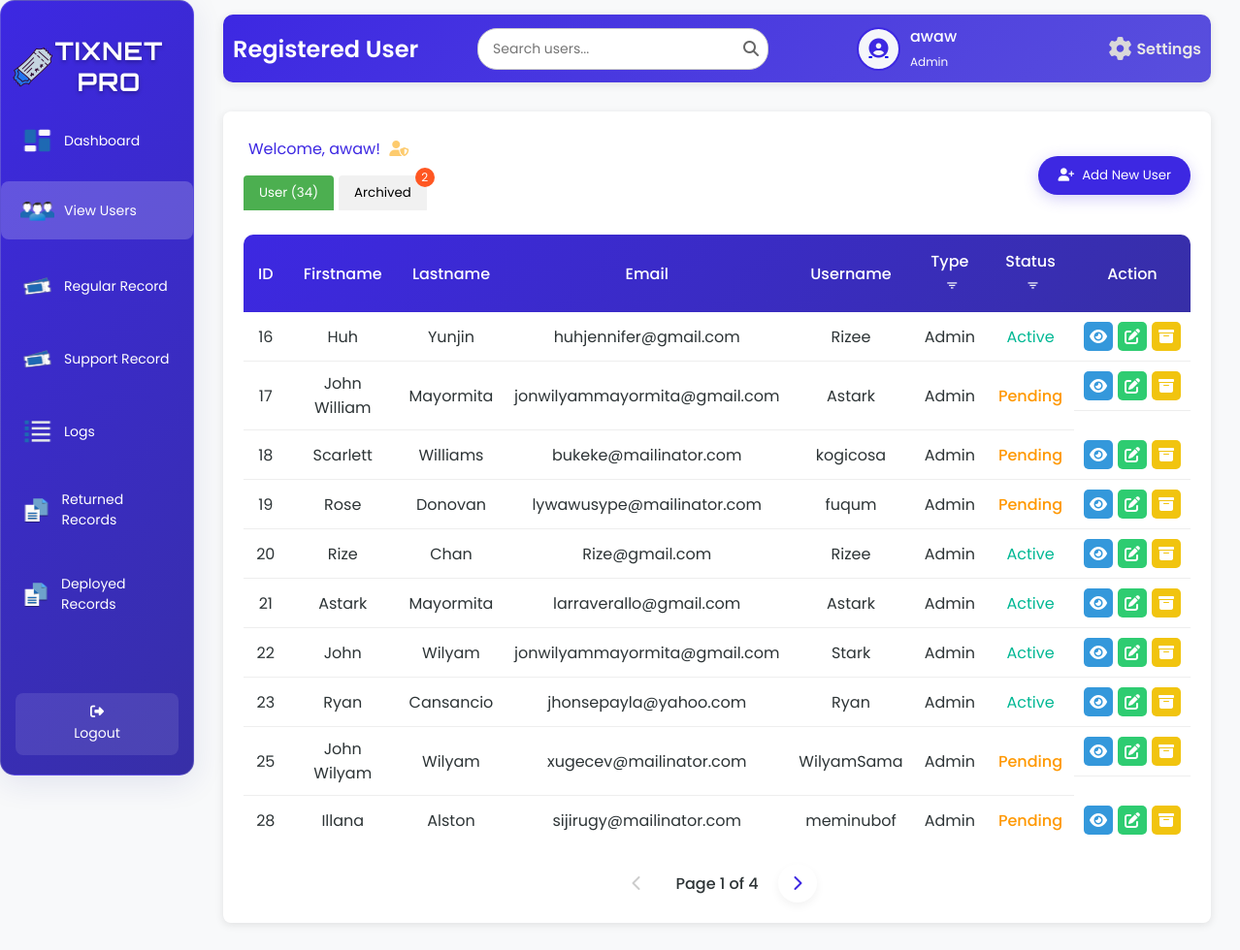
Page /viewU.php (signed in) on the earlier database version.
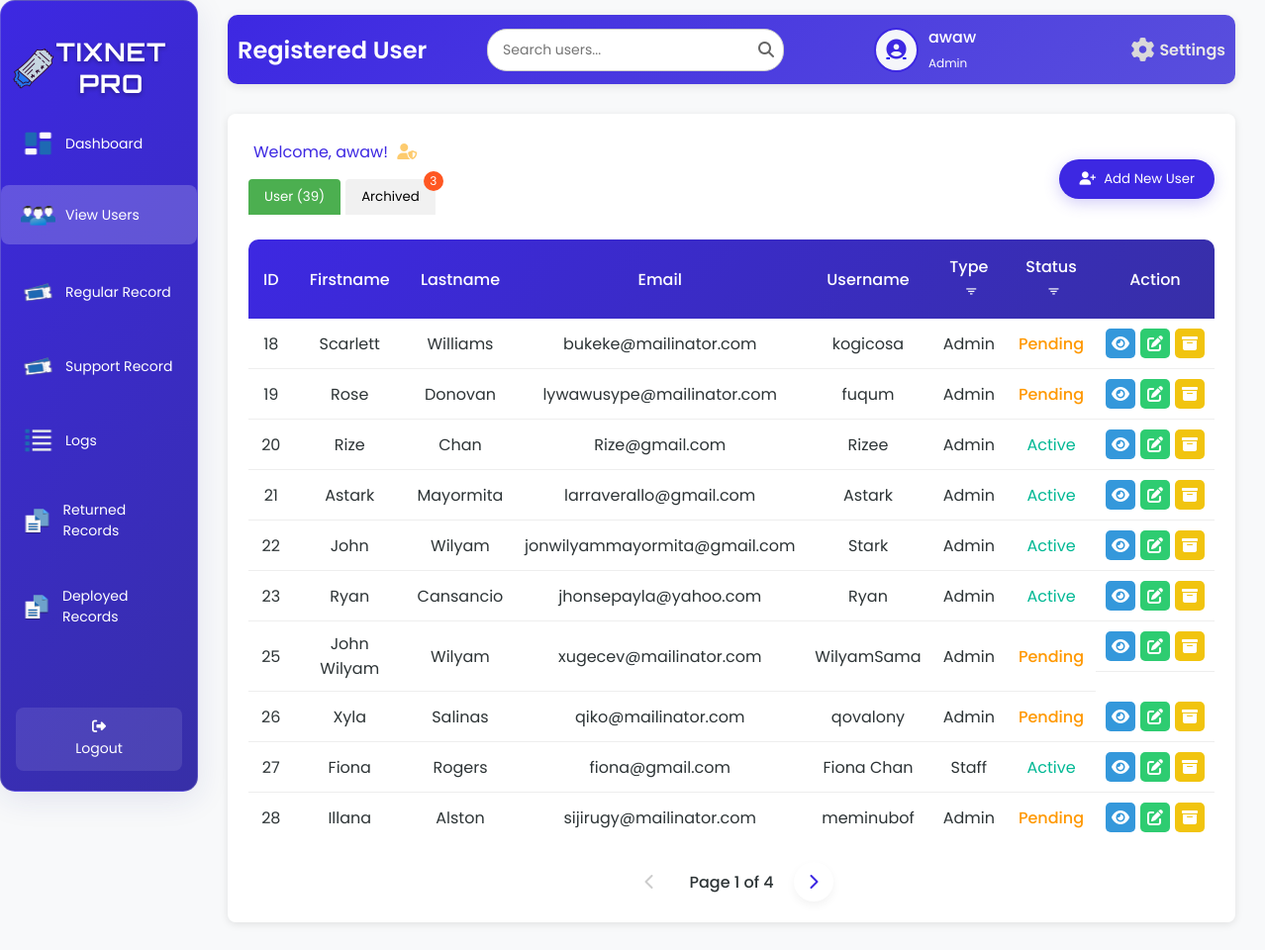
Same page on the later database version.
### tables this page shows
CREATE TABLE `tbl_user` (
  `u_id` int(50) NOT NULL,
  `u_fname` varchar(200) NOT NULL,
  `u_lname` varchar(200) NOT NULL,
  `u_email` varchar(200) NOT NULL,
  `u_username` varchar(200) NOT NULL,
  `u_password` varchar(200) NOT NULL,
  `u_type` varchar(200) NOT NULL,
  `u_status` varchar(200) NOT NULL
);

### viewU.php (the view, shortened to what this page needs)
<?php
include 'db.php';
$username = $_SESSION['username'];
$firstName = '';
$userType = '';
$avatarPath = $_SESSION['avatarPath'];
if ($conn) {
    $sqlUser = "SELECT u_fname, u_lname, u_type FROM tbl_user WHERE u_username = ?";
    $stmt = $conn->prepare($sqlUser);
    if (!$stmt) {
        error_log("Prepare failed for user details: " . $conn->error);
    } else {
        $stmt->bind_param("s", $username);
        $stmt->execute();
        $resultUser = $stmt->get_result();
        if ($resultUser->num_rows > 0) {
            $row = $resultUser->fetch_assoc();
            $firstName = $row['u_fname'];
            $userType = $row['u_type'];
        }
    }
}
$limit = 10;
$page = isset($_GET['page']) ? (int)$_GET['page'] : 1;
$offset = ($page - 1) * $limit;
$countQuery = "SELECT COUNT(*) as total FROM tbl_user WHERE u_status IN ('active', 'pending')";
$countResult = $conn->query($countQuery);
$totalUsers = $countResult->fetch_assoc()['total'];
$totalPages = ceil($totalUsers / $limit);
$sql = "SELECT u_id, u_fname, u_lname, u_email, u_username, u_type, u_status FROM tbl_user WHERE u_status IN ('active', 'pending') LIMIT ?, ?";
$stmt = $conn->prepare($sql);
$stmt->bind_param("ii", $offset, $limit);
$stmt->execute();
$activeAndPendingUsers = $stmt->get_result();
$archivedCountQuery = "SELECT COUNT(*) as total FROM tbl_archive";
$archivedCountResult = $conn->query($archivedCountQuery);
$totalArchived = $archivedCountResult->fetch_assoc()['total'];
?>
<!DOCTYPE html>
<html lang="en">
<head>
    <link rel="stylesheet" href="view.css">
    <link rel="stylesheet" href="https://cdnjs.cloudflare.com/ajax/libs/font-awesome/6.6.0/css/all.min.css" />
    <link href='https://unpkg.com/boxicons@2.1.4/css/boxicons.min.css' rel='stylesheet'>
</head>
<body>
<div class="wrapper">
    <div class="sidebar glass-container">
        <h2><img src="image/logo.png" alt="Tix Net Icon" class="sidebar-icon">TixNet Pro</h2>
        <ul>
            <li><a href="adminD.php"><img src="image/main.png" alt="Dashboard" class="icon" /> <span>Dashboard</span></a></li>
            <li><a href="viewU.php" class="active"><img src="image/users.png" alt="View Users" class="icon" /> <span>View Users</span></a></li>
            <li><a href="regular_close.php"><img src="image/ticket.png" alt="Regular Record" class="icon" /> <span>Regular Record</span></a></li>
            <li><a href="support_close.php"><img src="image/ticket.png" alt="Supports Record" class="icon" /> <span>Support Record</span></a></li>
            <li><a href="logs.php"><img src="image/log.png" alt="Logs" class="icon" /> <span>Logs</span></a></li>
            <li><a href="returnT.php"><img src="image/record.png" alt="Returned Records" class="icon" /> <span>Returned Records</span></a></li>
            <li><a href="deployedT.php"><img src="image/record.png" alt="Deployed Records" class="icon" /> <span>Deployed Records</span></a></li>
        </ul>
        <footer>
            <a href="index.php" class="back-home"><i class="fas fa-sign-out-alt"></i> Logout</a>
        </footer>
    </div>
    <div class="container">
        <div class="upper">
            <h1>Registered User</h1>
            <div class="search-container">
                <input type="text" class="search-bar" id="searchInput" placeholder="Search users..." onkeyup="debouncedSearchUsers()">
                <span class="search-icon"><i class="fas fa-search"></i></span>
            </div>
            <div class="user-profile">
                <div class="user-icon">
                    <a href="image.php">
                        <?php
                        $cleanAvatarPath = preg_replace('/\?\d+$/', '', $avatarPath);
                        if (!empty($avatarPath) && file_exists($cleanAvatarPath)) {
                            echo "<img src='" . htmlspecialchars($avatarPath, ENT_QUOTES, 'UTF-8') . "' alt='User Avatar'>";
                        } else {
                            echo "<i class='fas fa-user-circle'></i>";
                        }
                        ?>
                    </a>
                </div>
                <div class="user-details">
                    <span><?php echo htmlspecialchars($firstName, ENT_QUOTES, 'UTF-8'); ?></span>
                    <small><?php echo htmlspecialchars(ucfirst($userType), ENT_QUOTES, 'UTF-8'); ?></small>
                </div>
                <a href="settings.php" class="settings-link">
                    <i class="fas fa-cog"></i>
                    <span>Settings</span>
                </a>
            </div>
        </div>
        <div class="table-box glass-container">
            <?php if ($userType === 'admin'): ?>
                <div class="username">
                    Welcome, <?php echo htmlspecialchars($firstName); ?>!
                    <i class="fas fa-user-shield admin-icon"></i>
                </div>
            <?php endif; ?>
            <div class="tab-buttons">
                <button class="tab-btn active" onclick="showTab('active')">User (<?php echo $totalUsers; ?>)</button>
                <button class="tab-btn" onclick="showTab('archived')">
                    Archived
                    <?php if ($totalArchived > 0): ?>
                        <span class="tab-badge"><?php echo $totalArchived; ?></span>
                    <?php endif; ?>
                </button>
            </div>
            <div id="active-users-tab" class="active">
                <div>
                    <button class="add-user-btn" onclick="showAddUserModal()"><i class="fas fa-user-plus"></i> Add New User</button>
                </div>
                <table id="active-users-table">
                    <thead>
                        <tr>
                            <th>ID</th>
                            <th>Firstname</th>
                            <th>Lastname</th>
                            <th>Email</th>
                            <th>Username</th>
                            <th>Type <button class="filter-btn" onclick="showTypeFilterModal('active')" title="Filter by Type"><i class='bx bx-filter'></i></button></th>
                            <th>Status <button class="filter-btn" onclick="showStatusFilterModal('active')" title="Filter by Status"><i class='bx bx-filter'></i></button></th>
                            <th>Action</th>
                        </tr>
                    </thead>
                    <tbody id="active-users-tbody">
                        <?php
                        if ($activeAndPendingUsers->num_rows > 0) {
                            while ($row = $activeAndPendingUsers->fetch_assoc()) {
                                echo "<tr>
                                        <td>{$row['u_id']}</td>
                                        <td>" . htmlspecialchars($row['u_fname'], ENT_QUOTES, 'UTF-8') . "</td>
                                        <td>" . htmlspecialchars($row['u_lname'], ENT_QUOTES, 'UTF-8') . "</td>
                                        <td>" . htmlspecialchars($row['u_email'], ENT_QUOTES, 'UTF-8') . "</td>
                                        <td>" . htmlspecialchars($row['u_username'], ENT_QUOTES, 'UTF-8') . "</td>
                                        <td>" . ucfirst(strtolower($row['u_type'])) . "</td>
                                        <td class='status-" . strtolower($row['u_status']) . "'>" . ucfirst(strtolower($row['u_status'])) . "</td>
                                        <td class='action-buttons'>
                                            <a class='view-btn' onclick=\"showViewModal('{$row['u_id']}', '" . htmlspecialchars($row['u_fname'], ENT_QUOTES, 'UTF-8') . "', '" . htmlspecialchars($row['u_lname'], ENT_QUOTES, 'UTF-8') . "', '" . htmlspecialchars($row['u_email'], ENT_QUOTES, 'UTF-8') . "', '" . htmlspecialchars($row['u_username'], ENT_QUOTES, 'UTF-8') . "', '" . htmlspecialchars($row['u_type'], ENT_QUOTES, 'UTF-8') . "', '" . htmlspecialchars($row['u_status'], ENT_QUOTES, 'UTF-8') . "')\" title='View'><i class='fas fa-eye'></i></a>
                                            <a class='edit-btn' onclick=\"showEditUserModal('{$row['u_id']}', '" . htmlspecialchars($row['u_fname'], ENT_QUOTES, 'UTF-8') . "', '" . htmlspecialchars($row['u_lname'], ENT_QUOTES, 'UTF-8') . "', '" . htmlspecialchars($row['u_email'], ENT_QUOTES, 'UTF-8') . "', '" . htmlspecialchars($row['u_username'], ENT_QUOTES, 'UTF-8') . "', '" . htmlspecialchars($row['u_type'], ENT_QUOTES, 'UTF-8') . "', '" . htmlspecialchars($row['u_status'], ENT_QUOTES, 'UTF-8') . "')\" title='Edit'><i class='fas fa-edit'></i></a>
                                            <a class='archive-btn' onclick=\"showArchiveModal('{$row['u_id']}', '" . htmlspecialchars($row['u_fname'] . ' ' . $row['u_lname'], ENT_QUOTES, 'UTF-8') . "')\" title='Archive'><i class='fas fa-archive'></i></a>
                                        </td>
                                    </tr>";
                            }
                        } else {
                            echo "<tr><td colspan='8' style='text-align: center;'>No active or pending users found.</td></tr>";
                        }
                        ?>
                    </tbody>
                </table>
                <div class="pagination" id="active-users-pagination">
                    <?php if ($page > 1): ?>
                        <a href="javascript:searchUsers(<?php echo $page - 1; ?>)" class="pagination-link"><i class="fas fa-chevron-left"></i></a>
                    <?php else: ?>
                        <span class="pagination-link disabled"><i class="fas fa-chevron-left"></i></span>
                    <?php endif; ?>
                    <span class="current-page">Page <?php echo $page; ?> of <?php echo $totalPages; ?></span>
                    <?php if ($page < $totalPages): ?>
                        <a href="javascript:searchUsers(<?php echo $page + 1; ?>)" class="pagination-link"><i class="fas fa-chevron-right"></i></a>
                    <?php else: ?>
                        <span class="pagination-link disabled"><i class="fas fa-chevron-right"></i></span>
                    <?php endif; ?>
                </div>
            </div>
        </div>
    </div>
</body>
</html>

### viewU.php (style rules this page uses)
.filter-btn { background: none; border: none; cursor: pointer; font-size: 15px; color: var(--light, #f5f8fc); margin-left: 5px; vertical-align: middle; }

Differences in the rows shown:
removed tbl_user: u_id "16", u_fname "Huh", u_lname "Yunjin", u_email "huhjennifer@gmail.com", u_username "Rizee", u_type "Admin", u_status "Active"
removed tbl_user: u_id "17", u_fname "John William", u_lname "Mayormita", u_email "jonwilyammayormita@gmail.com", u_username "Astark", u_type "Admin", u_status "Pending"
added tbl_user: u_id "26", u_fname "Xyla", u_lname "Salinas", u_email "qiko@mailinator.com", u_username "qovalony", u_type "Admin", u_status "Pending"
added tbl_user: u_id "27", u_fname "Fiona", u_lname "Rogers", u_email "fiona@gmail.com", u_username "Fiona Chan", u_type "Staff", u_status "Active"
Other differences:
$totalUsers: "34" → "39"
$totalArchived: "2" → "3"
